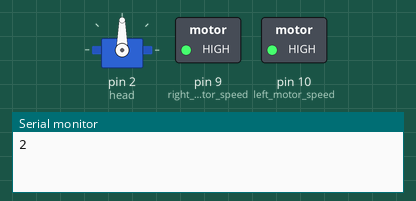
Simulated run of this sketch. Board: Arduino Uno, built with avr-gcc and run on an emulated ATmega328P. Shown: servo, switched loads named in the sketch (green lamp = pin HIGH), the last lines printed to the serial monitor. Random numbers use the default seed unless the sketch sets one.

Above: at 0.1 s.
At 5.1 s:
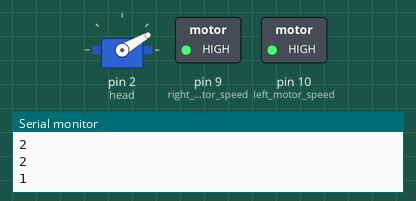
At 9.1 s:
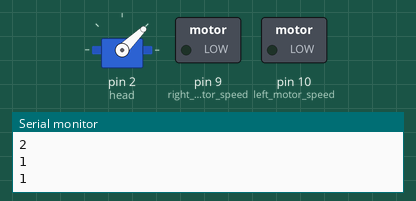
At 19.1 s:
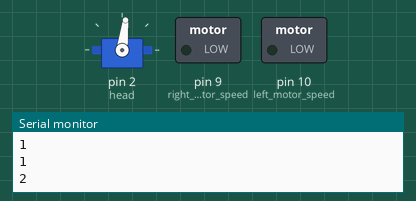
At 32.6 s:
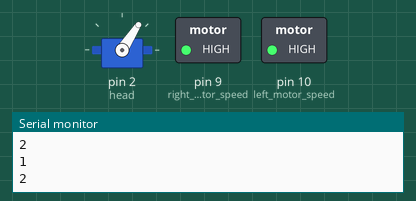
At 39.1 s:
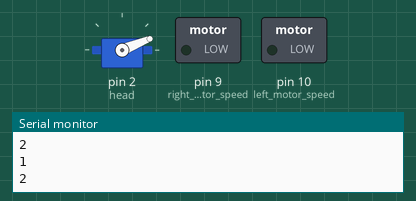
Timing chart, 0 to 40.0 s (numbered marks = the images above):
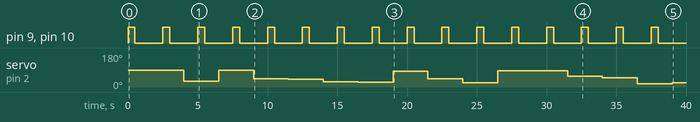

Measured:
- by itself, pin 9 (right_motor_speed), pin 10 (left_motor_speed): alternates HIGH for 0.50 s and LOW for 2.0 s
- by itself, servo on pin 2 (head): 90° → 89° at 1.5 s, → 30° 2.5 s later, → 90° 2.5 s later, → 44° 2.5 s later, … (16 changes in this stretch)

The sketch:

head_test.ino
```cpp
#include <Servo.h>

Servo head;

int right_motor_pos = 8; // pin 8 --- motor (+) white wire
int right_motor_neg = 11; // pin 11 --- motor (-) black wire
int right_motor_speed = 9; // pin 9 --- motor speed signal

int left_motor_pos = 12; // pin 12 --- motor (+) white wire
int left_motor_neg = 13; // pin 13 --- motor (-) black wire
int left_motor_speed = 10; // pin 10 --- motor speed signal


int pos, turn_direction;


void setup() {
  Serial.begin(9600);
  head.attach(2);
}

void loop() {
  turn_direction = random(1,3);
  Serial.println(turn_direction);
  if (turn_direction == 1) {
    turn_left(200);
    delay(300);
  } else if (turn_direction == 2) {
    turn_right(200);
    delay(300);
  }
  analogWrite(left_motor_speed,0);
  analogWrite(right_motor_speed,0);
  delay(1000);
  pos = random(10,96);
  head.write(pos);
  delay(1000);
}

void turn_right(int duration){
  analogWrite(left_motor_speed,255);
  analogWrite(right_motor_speed,255);
  digitalWrite(right_motor_neg,LOW);
  digitalWrite(left_motor_neg,LOW);
  digitalWrite(right_motor_pos,HIGH);
  digitalWrite(left_motor_pos,HIGH);
  delay(duration);
}

void turn_left(int duration) {
  analogWrite(left_motor_speed,255);
  analogWrite(right_motor_speed,255);
  digitalWrite(right_motor_pos,LOW);
  digitalWrite(left_motor_pos,LOW);
  digitalWrite(right_motor_neg,HIGH);
  digitalWrite(left_motor_neg,HIGH);
  delay(duration);
}
```
